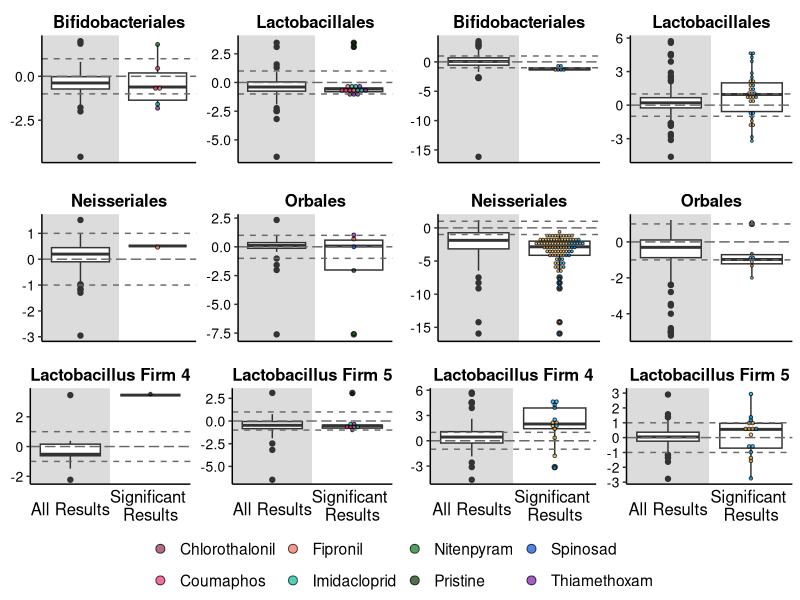
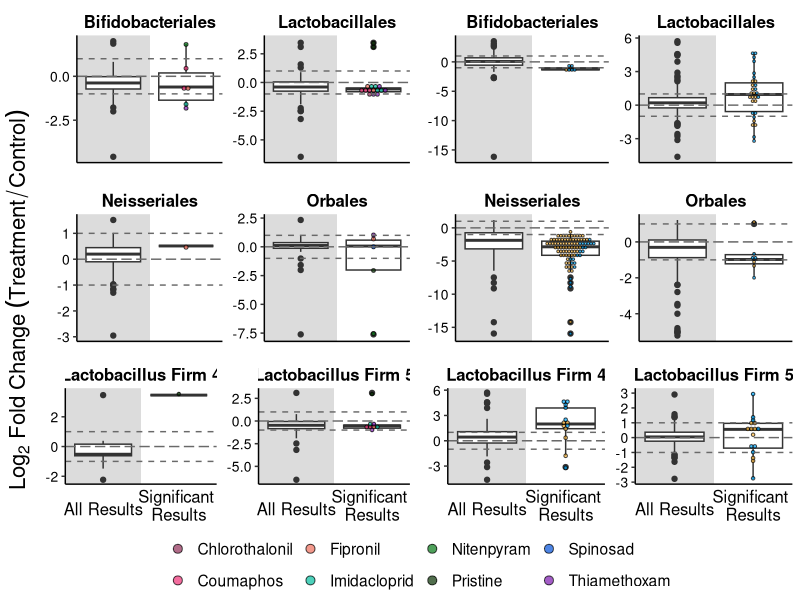
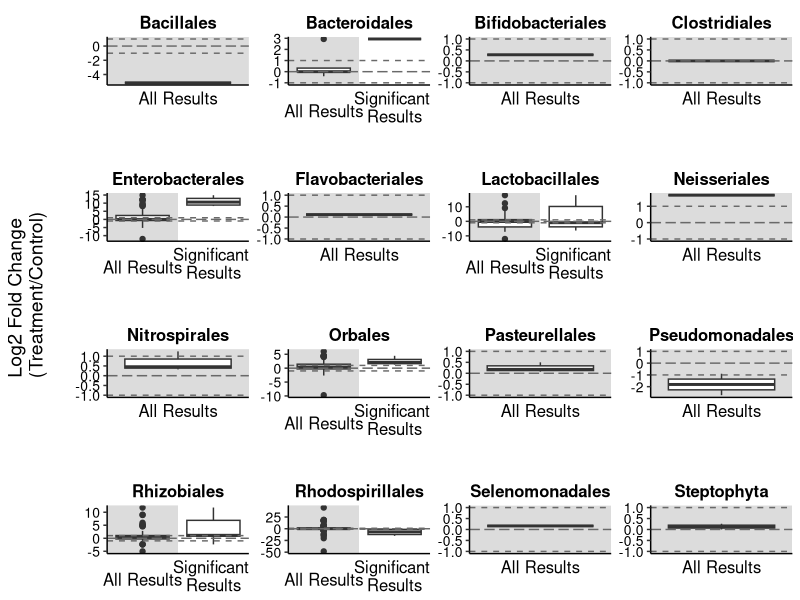

These charts were generated, in order, by the following R code:
## ---- chunk 1
library(tidyverse)
library(ggpubr)
## ---- chunk 2
effectsize_final <- read.csv("tables/effectsizes.csv", stringsAsFactors = TRUE, na.strings=c(""))

effectsize_final$All.Logs<-as.numeric(as.character(effectsize_final$All.Logs))

str(effectsize_final)
## ---- chunk 3
effectsize_final_ng <- 
  effectsize_final %>% 
  dplyr::filter(!(Pesticide == "Glyphosate" | Pesticide == "Roundup")) %>% 
  dplyr::filter(Core == "Y") %>% 
  dplyr::filter(!is.na(All.Logs)) %>%  #get rid of NAs
      dplyr::filter(All.Logs>-50 & All.Logs<50) ##get rid of extreme outliers
## ---- chunk 4
effectsize_orders_sig_ng <-
  effectsize_final_ng %>% 
  dplyr::filter(Sig == "Yes") %>% 
  dplyr::filter(Order == "Lactobacillales" | Order == "Orbales" | Order == "Bifidobacteriales" | Order == "Neisseriales") 
## ---- chunk 5
fig_effectsizeorders_ng <- effectsize_final_ng %>% 
      dplyr::filter(Order == "Lactobacillales" | Order == "Orbales" | Order == "Bifidobacteriales" | Order == "Neisseriales") %>% 
  ggplot(aes(x=Sig, y = All.Logs)) +
  geom_rect(xmin = 0, xmax = 1.5, ymin = -Inf, ymax = Inf, fill = "#DCDCDC")+
  geom_boxplot(position=position_dodge(width = 2)) +
  geom_dotplot(data = effectsize_orders_sig_ng, stackgroups = TRUE, method = "histodot",
               binaxis = 'y', stackdir = 'center', dotsize = 1, 
               position = position_dodge(width = 0), 
               aes(fill= Pesticide),  alpha=0.7)+
  scale_fill_manual(name = "Pesticide",values=c("Chlorothalonil" = "#8F2D56",    
                                                "Coumaphos" = "#EE2F75",
                                                "Fipronil" = "#ED6D5A",
                                                "Glyphosate" = "#FFBC42",
                                                "Imidacloprid" = "#00BD9D",
                                                "Nitenpyram" = "#047815",
                                                "Pristine" = "#063000",
                                                "Roundup" = "#00A9FE",
                                                "Spinosad" = "#0050D9",
                                                "Thiamethoxam" = "#7C18AF"))+
   geom_hline(aes(yintercept = 0), colour = "#696969", linetype = "longdash")+
  geom_hline(aes(yintercept = 1), colour = "#696969", linetype = "dashed")+
  geom_hline(aes(yintercept = -1), colour = "#696969", linetype = "dashed")+
  theme_classic() +
  theme(
    axis.title.x=element_blank(),
    axis.text.x=element_blank(),
    axis.ticks.x=element_blank(),
    legend.title = element_blank(),
    strip.placement = "outside", 
    strip.text.x = element_text( #text in facet labels
      size = 12, color = "black", face = "bold"),
    strip.background = element_rect(#background of facet labels
      color="white", fill="#ffffff", size=1.5),
    panel.spacing.y = unit(1, "lines"),
    legend.position = "right",
    axis.title.y = element_blank())+
  theme(text = element_text(size = 14), axis.text.y = element_text(color="black", size = 10))+
  scale_y_continuous(name ="Log2-Fold Change \n(Treatment/Control)")+
  scale_x_discrete(expand = c(0.5, 0))+
  facet_wrap(~ Order, scales = 'free', ncol = 2, strip.position = "top")
## ---- chunk 6
effectsize_lacto_sig_ng <- 
  effectsize_final_ng %>% 
  dplyr::filter(Sig == "Yes") %>% 
  dplyr::filter(Species == "Lactobacillus Firm 4" | Species == "Lactobacillus Firm 5") 

fig_effectsizelactos_ng <- 
  effectsize_final_ng %>% 
  dplyr::filter(Species == "Lactobacillus Firm 4" | Species == "Lactobacillus Firm 5") %>%
  ggplot(aes(x=Sig, y = All.Logs)) +
  geom_rect(xmin = 0, xmax = 1.5, ymin = -Inf, ymax = Inf, fill = "#DCDCDC")+
  geom_boxplot(position=position_dodge(width = 2)) + 
  geom_dotplot(data = effectsize_lacto_sig_ng, stackgroups = TRUE, method = "histodot",
               binaxis = 'y', stackdir = 'center', dotsize = 1.2, 
               position = position_dodge(width = 0), 
               aes(fill= Pesticide),  alpha=0.7)+
  scale_fill_manual(name = "Pesticide",values=c("Chlorothalonil" = "#8F2D56",    
                                                "Coumaphos" = "#EE2F75",
                                                "Fipronil" = "#ED6D5A",
                                                "Glyphosate" = "#FFBC42",
                                                "Imidacloprid" = "#00BD9D",
                                                "Nitenpyram" = "#047815",
                                                "Pristine" = "#063000",
                                                "Roundup" = "#00A9FE",
                                                "Spinosad" = "#0050D9",
                                                "Thiamethoxam" = "#7C18AF"))+
   geom_hline(aes(yintercept = 0), colour = "#696969", linetype = "longdash")+
  geom_hline(aes(yintercept = 1), colour = "#696969", linetype = "dashed")+
  geom_hline(aes(yintercept = -1), colour = "#696969", linetype = "dashed")+
  theme_classic() +
  theme(axis.title.x=element_blank(),
        axis.text.x=element_blank(),
        axis.ticks.x=element_blank(),
        legend.title = element_blank(),
        strip.placement = "outside", 
        strip.text.x = element_text( #text in facet labels
          size = 12, color = "black", face = "bold"),
        strip.background = element_rect(#background of facet labels
          color="white", fill="#ffffff", size=1.5),
        panel.spacing.y = unit(1, "lines"),
        legend.position = "right",
        axis.title.y = element_blank())+
  theme(text = element_text(size = 14), axis.text.x = element_text(vjust=0.3, size = 12, color="black"), axis.text.y = element_text(color="black", size = 10))+
  scale_y_continuous(name ="Log2-Fold Change \n(Treatment/Control)")+
  scale_x_discrete(labels=c("All" = "All Results", "Yes" = "Significant \nResults"), expand = c(0.5, 0))+
  facet_wrap(~ Species, scales = 'free', ncol = 2, strip.position = "top")
## ---- chunk 7
effectsize_final_g <- 
  effectsize_final %>% 
  dplyr::filter(Pesticide == "Glyphosate" | Pesticide == "Roundup") %>% 
  dplyr::filter(Core == "Y") %>% 
  dplyr::filter(!is.na(All.Logs)) %>%  #get rid of NAs
      dplyr::filter(All.Logs>-50 & All.Logs<50) ##get rid of extreme outliers
## ---- chunk 8
effectsize_orders_sig_g <-
  effectsize_final_g %>% 
  dplyr::filter(Sig == "Yes") %>% 
  dplyr::filter(Order == "Lactobacillales" | Order == "Orbales" | Order == "Bifidobacteriales" | Order == "Neisseriales")
## ---- chunk 9
fig_effectsizeorders_g <- 
  effectsize_final_g %>% 
    dplyr::filter(Order == "Lactobacillales" | Order == "Orbales" | Order == "Bifidobacteriales" | Order == "Neisseriales") %>% 
  ggplot(aes(x=Sig, y = All.Logs)) +
  geom_rect(xmin = 0, xmax = 1.5, ymin = -Inf, ymax = Inf, fill = "#DCDCDC")+
  geom_boxplot(position=position_dodge(width = 2)) +
  geom_dotplot(data = effectsize_orders_sig_g, stackgroups = TRUE, method = "histodot",
               binaxis = 'y', stackdir = 'center', dotsize = 0.7, 
               position = position_dodge(width = 0), 
               aes(fill= Pesticide),  alpha=0.7)+
   scale_fill_manual(name = "Pesticide",values=c("Chlorothalonil" = "#8F2D56",    
                                                "Coumaphos" = "#EE2F75",
                                                "Fipronil" = "#ED6D5A",
                                                "Glyphosate" = "#FFBC42",
                                                "Imidacloprid" = "#00BD9D",
                                                "Nitenpyram" = "#047815",
                                                "Pristine" = "#063000",
                                                "Roundup" = "#00A9FE",
                                                "Spinosad" = "#0050D9",
                                                "Thiamethoxam" = "#7C18AF"))+
   geom_hline(aes(yintercept = 0), colour = "#696969", linetype = "longdash")+
  geom_hline(aes(yintercept = 1), colour = "#696969", linetype = "dashed")+
  geom_hline(aes(yintercept = -1), colour = "#696969", linetype = "dashed")+
  theme_classic() +
   theme(
    axis.title.x=element_blank(),
    axis.text.x=element_blank(),
    axis.ticks.x=element_blank(),
    legend.title = element_blank(),
    strip.placement = "outside", 
    strip.text.x = element_text( #text in facet labels
      size = 12, color = "black", face = "bold"),
    strip.background = element_rect(#background of facet labels
      color="white", fill="#ffffff", size=1.5),
    panel.spacing.y = unit(1, "lines"),
    legend.position = "right",
    axis.title.y = element_blank())+
  theme(text = element_text(size = 14), axis.text.y = element_text(color="black", size = 10))+
  scale_y_continuous(name ="Log2-Fold Change \n(Treatment/Control)")+
  scale_x_discrete(expand = c(0.5, 0))+
  facet_wrap(~ Order, scales = 'free', ncol = 2, strip.position = "top")
## ---- chunk 10
effectsize_lacto_sig_g <- 
  effectsize_final_g %>% 
  dplyr::filter(Sig == "Yes") %>% 
  dplyr::filter(Species == "Lactobacillus Firm 4" | Species == "Lactobacillus Firm 5")

fig_effectsizelactos_g <- 
  effectsize_final_g %>% 
  dplyr::filter(Species == "Lactobacillus Firm 4" | Species == "Lactobacillus Firm 5") %>%
  ggplot(aes(x=Sig, y = All.Logs)) +
  geom_rect(xmin = 0, xmax = 1.5, ymin = -Inf, ymax = Inf, fill = "#DCDCDC")+
  geom_boxplot(position=position_dodge(width = 2)) + 
  geom_dotplot(data = effectsize_lacto_sig_g, stackgroups = TRUE, method = "histodot",
               binaxis = 'y', stackdir = 'center', dotsize = 1.2, 
               position = position_dodge(width = 0), 
               aes(fill= Pesticide),  alpha=0.7)+
  scale_fill_manual(name = "Pesticide",values=c("Chlorothalonil" = "#8F2D56",    
                                                "Coumaphos" = "#EE2F75",
                                                "Fipronil" = "#ED6D5A",
                                                "Glyphosate" = "#FFBC42",
                                                "Imidacloprid" = "#00BD9D",
                                                "Nitenpyram" = "#047815",
                                                "Pristine" = "#063000",
                                                "Roundup" = "#00A9FE",
                                                "Spinosad" = "#0050D9",
                                                "Thiamethoxam" = "#7C18AF"))+
  geom_hline(aes(yintercept = 0), colour = "#696969", linetype = "longdash")+
  geom_hline(aes(yintercept = 1), colour = "#696969", linetype = "dashed")+
  geom_hline(aes(yintercept = -1), colour = "#696969", linetype = "dashed")+
  theme_classic() +
  theme(axis.title.x=element_blank(),
        axis.text.x=element_blank(),
        axis.ticks.x=element_blank(),
        legend.title = element_blank(),
        strip.placement = "outside", 
        strip.text.x = element_text( #text in facet labels
          size = 12, color = "black", face = "bold"),
        strip.background = element_rect(#background of facet labels
          color="white", fill="#ffffff", size=1.5),
        panel.spacing.y = unit(2, "lines"),
        legend.position = "right",
        axis.title.y = element_blank())+
  theme(text = element_text(size = 14), axis.text.x = element_text(vjust=0.3, size = 12, color="black"), axis.text.y = element_text(color="black", size = 10))+
  scale_y_continuous(name ="Log2-Fold Change \n(Treatment/Control)")+
  scale_x_discrete(labels=c("All" = "All Results", "Yes" = "Significant \nResults"), expand = c(0.5, 0))+
  facet_wrap(~ Species, scales = 'free', ncol = 2, strip.position = "top")

## ---- chunk 11
effectsizesfig_fourpanel <-
  ggarrange(fig_effectsizeorders_ng, 
            fig_effectsizeorders_g, 
            fig_effectsizelactos_ng,
            fig_effectsizelactos_g,
            heights = c(2, 1),nrow=2, ncol = 2, common.legend = TRUE, legend = "bottom"
           )

effectsizesfig_fourpanel
## ---- chunk 12
annotate_figure(effectsizesfig_fourpanel,
                left = ggpubr::text_grob(expression(""*Log[2]~Fold~Change ~(Treatment/Control)*""), 
                  size = 16, color = "black", rot = 90))

## ---- chunk 13
effectsize_final %>% 
  dplyr::filter(!is.na(All.Logs)) %>%  #get rid of NAs
  dplyr::filter(Core == "N") %>% 
  dplyr::filter(!is.na(Order)) %>% 
  dplyr::filter(All.Logs>-50 & All.Logs<50) %>%
  
  ggplot(aes(x=Sig, y = All.Logs)) +
 
  geom_rect(xmin = 0, xmax = 1.5, ymin = -Inf, ymax = Inf, fill = "#DCDCDC")+
   geom_boxplot(position=position_dodge(width = 2)) + 
  
  geom_hline(aes(yintercept = 0), colour = "#696969", linetype = "longdash")+
  geom_hline(aes(yintercept = 1), colour = "#696969", linetype = "dashed")+
  geom_hline(aes(yintercept = -1), colour = "#696969", linetype = "dashed")+
  theme_classic() +
  theme(
    axis.title.x=element_blank(),
    axis.text.x=element_blank(),
    axis.ticks.x=element_blank(),
    strip.placement = "outside", 
    strip.text.x = element_text( #text in facet labels
      size = 12, color = "black", face = "bold"),
    strip.background = element_rect(#background of facet labels
      color="white", fill="#ffffff", size=1.5),
    panel.spacing.y = unit(2, "lines"),
    legend.position = "bottom",
    axis.title.y = element_text(margin = margin(t = 0, r = 20, b = 0, l = 0))
    )+
  theme(
    text = element_text(size = 14), 
    axis.text.x = element_text(vjust=0.3, size = 12, color="black"),
    axis.text.y = element_text(color="black", size = 10))+
  scale_y_continuous(name ="Log2 Fold Change \n(Treatment/Control)")+
  scale_x_discrete(labels=c("All" = "All Results", "Yes" = "Significant \nResults"), 
    expand = c(0.5, 0))+
  facet_wrap(~ Order, scales = 'free', ncol = 4, strip.position = "top"
      )
